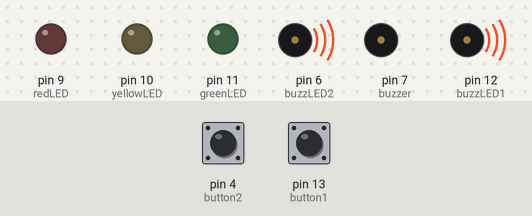
Recording of a sketch running on a simulated Arduino Uno, built with avr-gcc and run on an emulated ATmega328P. On the bench: output pins drawn as LEDs (lit = HIGH), buzzer (waves = sounding, pin HIGH). The test bench sets the inputs (shaded band); at power-on: pin 4 (button2) HIGH, pin 13 (button1) HIGH. Random numbers use the default seed unless the sketch sets one.

Above: at 6.8 s.
6.9 s: pin 4 (button2) pulled LOW for 0.2 s
At 8.0 s:
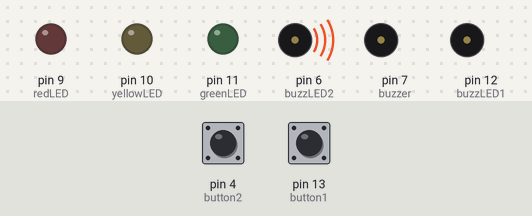
At 9.7 s:
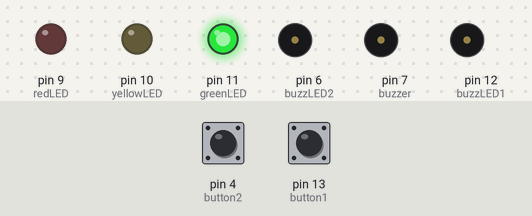
10.1 s: pin 13 (button1) pulled LOW for 3.2 s
At 17.6 s:
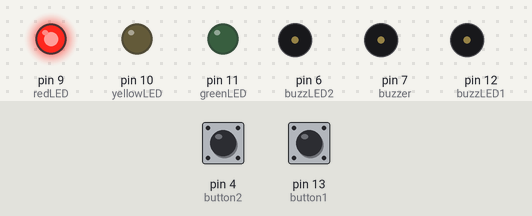
Timing chart, 0 to 20.8 s (numbered marks = the images above; inputs shaded):
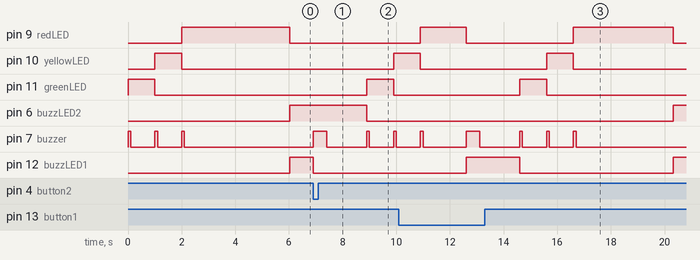

Measured:
- after the input at 6.9 s, pin 10 (yellowLED): LOW → HIGH after 3.0 s; pin 11 (greenLED): LOW → HIGH after 2.0 s, → LOW 1.0 s later; pin 6 (buzzLED2): HIGH → LOW after 2.0 s; pin 7 (buzzer): goes HIGH 0.50 s, LOW 1.5 s, HIGH 0.10 s, LOW 0.90 s, HIGH 0.10 s, then LOW, starting at once; pin 12 (buzzLED1): HIGH → LOW at once
- after the input at 10.1 s, pin 11 (greenLED): LOW → HIGH after 4.5 s, → LOW 1.0 s later
- by itself, pin 7 (buzzer): alternates HIGH for 0.10 s and LOW for 0.90 s, 6 changes in all, then stays LOW

The sketch:

Project_2.ino
```cpp
int buzzLED1 = 12;
int buzzLED2 = 6;

int greenLED = 11;
int yellowLED = 10;
int redLED = 9;

int button1 = 13;
int button2 = 4;

int buzzer = 7;
bool buttonPressed = 0;

void setup() {
  // put your setup code here, to run once:
  pinMode(buzzLED1, OUTPUT);
  pinMode(buzzLED2, OUTPUT);

  pinMode(greenLED, OUTPUT);
  pinMode(yellowLED, OUTPUT);
  pinMode(redLED, OUTPUT);

  pinMode(buzzer, OUTPUT);

  pinMode(button1, INPUT_PULLUP);
  pinMode(button2, INPUT_PULLUP);

  randomSeed(analogRead(A0));
}

void loop() {
  // put your main code here, to run repeatedly:
  digitalWrite(greenLED, HIGH);
  digitalWrite(buzzer,HIGH);
  delay(100);
  digitalWrite(buzzer,LOW);
  delay(900);
  digitalWrite(greenLED, LOW);

  digitalWrite(yellowLED, HIGH);
  digitalWrite(buzzer,HIGH);
  delay(100);
  digitalWrite(buzzer,LOW);
  delay(900);
  digitalWrite(yellowLED, LOW);

  digitalWrite(redLED, HIGH);
  digitalWrite(buzzer,HIGH);
  delay(100);
  digitalWrite(buzzer,LOW);
  delay(random(900,4901));
  digitalWrite(redLED, LOW);


  while (buttonPressed == 0) {

    digitalWrite(buzzLED1, HIGH);
    digitalWrite(buzzLED2, HIGH);
    if (digitalRead(button1) == 0) {
      buttonPressed = 1;
      digitalWrite(buzzLED2, LOW);
    } else if (digitalRead(button2) == 0) {
      buttonPressed = 1;
      digitalWrite(buzzLED1, LOW);
    }
  }
  digitalWrite(buzzer,HIGH);
  delay(500);
  digitalWrite(buzzer,LOW);
  delay(1500);
  digitalWrite(buzzLED1,LOW);
  digitalWrite(buzzLED2,LOW);
  buttonPressed=0;
}
```
